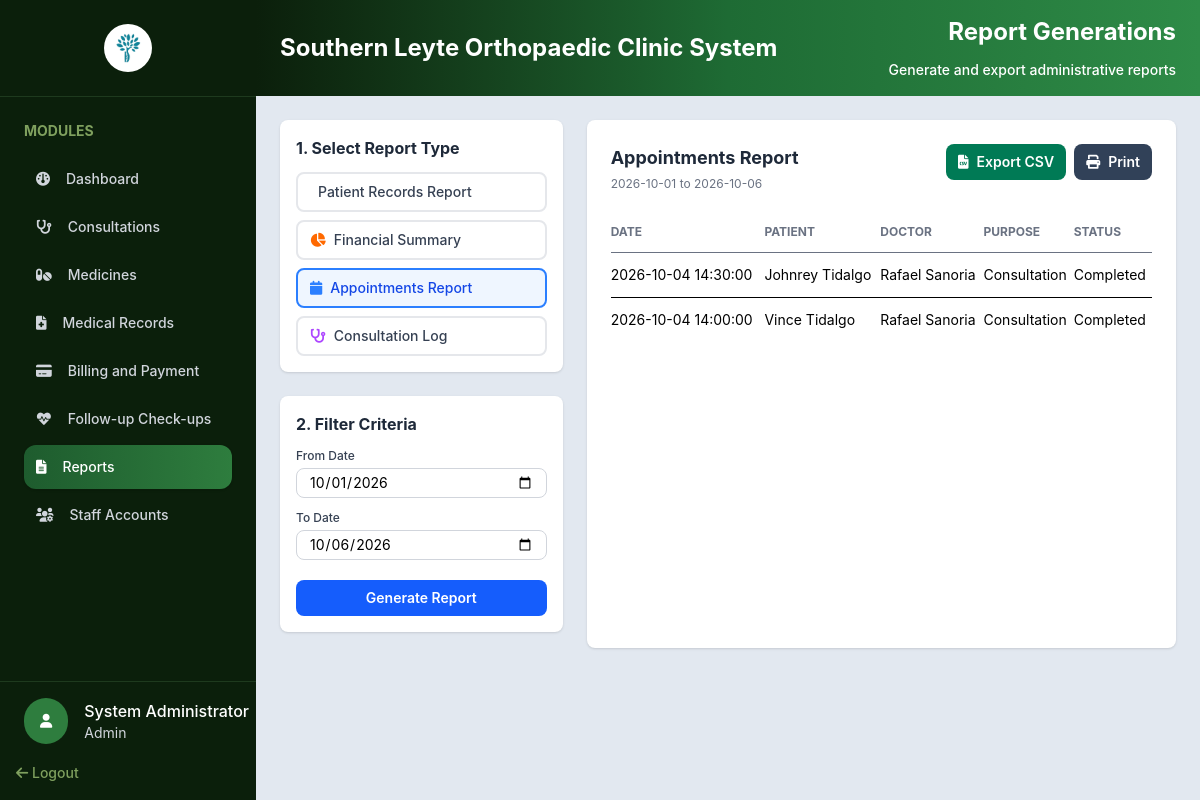
/admin/reports.php?report_type=appointments&from_date=2026-10-01&to_date=2026-10-06 (signed in), run on an earlier commit of the app's database.
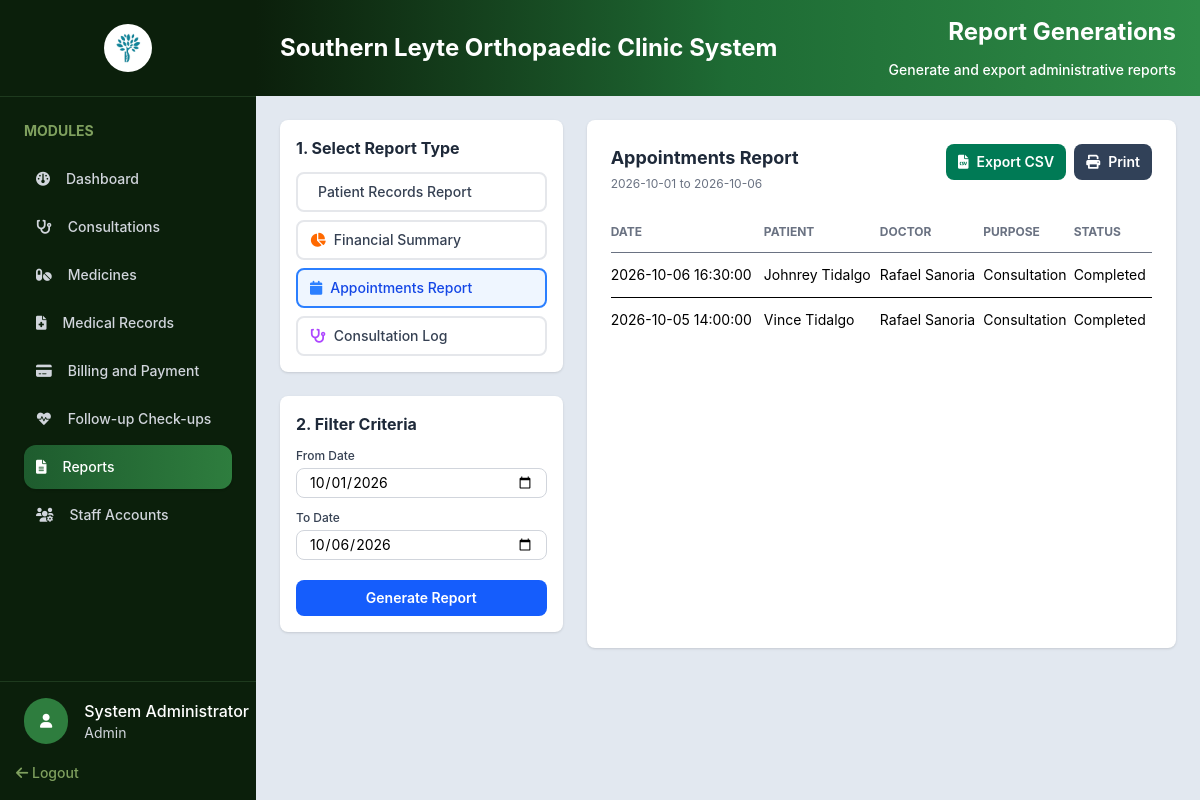
And on a later commit of the database.
### tables this page shows
CREATE TABLE `users` (
  `UserID` int UNSIGNED NOT NULL,
  `Username` varchar(50) NOT NULL,
  `PasswordHash` varchar(255) NOT NULL,
  `FirstName` varchar(100) NOT NULL,
  `LastName` varchar(100) NOT NULL,
  `Role` enum('Admin','Doctor','Receptionist','Staff','Patient') NOT NULL DEFAULT 'Receptionist',
  `IsDoctor` tinyint(1) NOT NULL DEFAULT '0',
  `Email` varchar(150) DEFAULT NULL,
  `Phone` varchar(30) DEFAULT NULL,
  `Status` enum('Active','Inactive') NOT NULL DEFAULT 'Active',
  `CreatedAt` timestamp NOT NULL DEFAULT CURRENT_TIMESTAMP
);

CREATE TABLE `appointments` (
  `AppointmentID` int UNSIGNED NOT NULL,
  `PatientID` int UNSIGNED NOT NULL,
  `DoctorID` int UNSIGNED NOT NULL,
  `AppointmentDate` date NOT NULL,
  `AppointmentTime` time NOT NULL,
  `meridiem` enum('AM','PM') DEFAULT NULL,
  `Purpose` varchar(255) NOT NULL,
  `ChiefComplaint` varchar(50) DEFAULT NULL,
  `Status` enum('Pending','Confirmed','Completed','Cancelled','Rescheduled') NOT NULL DEFAULT 'Pending',
  `Remarks` text,
  `CreatedAt` timestamp NOT NULL DEFAULT CURRENT_TIMESTAMP
);

### includes/auth.php (called while the page is built, shortened)
<?php
class SessionManager
{
    public static function isLoggedIn(): bool
    {
        return isset($_SESSION['user_id']) || isset($_SESSION['userId']) || isset($_SESSION['user']);
    }
    public static function getUser(PDO $pdo): ?array
    {
        $userId = $_SESSION['user_id'] ?? $_SESSION['userId'] ?? $_SESSION['user']['UserID'] ?? null;
        $statement = $pdo->prepare(
            'SELECT UserID AS user_id, Username AS username, FirstName AS first_name,
                    LastName AS last_name, Email AS email, Phone AS phone,
                    Role AS role, IsDoctor AS is_doctor, Status AS status, CreatedAt AS created_at
             FROM users WHERE UserID = ?'
        );
        $statement->execute([$userId]);
        return $statement->fetch(PDO::FETCH_ASSOC) ?: null;
    }
}

### php/fetch/fetch.php (called while the page is built, shortened)
<?php
function fetchAllData(PDO $pdo, string $query, array $params = []): array
{
    $stmt = $pdo->prepare($query);
    $stmt->execute($params);
    return $stmt->fetchAll(PDO::FETCH_ASSOC);
}

### admin/reports.php (the view, shortened to what the rows shown need)
<?php
require_once __DIR__ . '/../config/config.php';
require_once __DIR__ . '/../includes/auth.php';
require_once __DIR__ . '/../php/fetch/fetch.php';
$admin = SessionManager::getUser($pdo);
$reportTypes = [
    'patients' => 'Patient Records Report',
    'financial' => 'Financial Summary',
    'appointments' => 'Appointments Report',
    'consultations' => 'Consultation Log'
];
$reportType = $_GET['report_type'] ?? 'patients';
$reportType = array_key_exists($reportType, $reportTypes) ? $reportType : 'patients';
$fromDate = $_GET['from_date'] ?? date('Y-m-01');
$toDate = $_GET['to_date'] ?? date('Y-m-d');
$reportRows = [];
$reportError = null;
try {
    switch ($reportType) {
        case 'appointments':
            $reportRows = fetchAllData($pdo, '
                SELECT a.AppointmentDate, a.AppointmentTime,
                       CONCAT(p.FirstName, \' \', p.LastName) AS PatientName,
                       CONCAT(u.FirstName, \' \', u.LastName) AS DoctorName,
                       a.Purpose, a.Status
                FROM appointments a
                INNER JOIN patients p ON p.PatientID = a.PatientID
                LEFT JOIN users u ON u.UserID = a.DoctorID
                WHERE a.AppointmentDate BETWEEN ? AND ?
                ORDER BY a.AppointmentDate DESC, a.AppointmentTime DESC', [$fromDate, $toDate]);
            break;
    }
} catch (PDOException $e) {
    error_log('Reports query failed: ' . $e->getMessage());
    $reportError = 'Unable to load the selected report.';
}
function reportValue(mixed $value): string
{
    return htmlspecialchars((string) ($value ?? '—'), ENT_QUOTES, 'UTF-8');
}
?>
<!DOCTYPE html>
<html lang="en">
<head>
    <link rel="stylesheet" href="../assets/css/output.css">
    <link rel="stylesheet" href="../assets/css/global.css">
    <link rel="stylesheet" href="https://cdnjs.cloudflare.com/ajax/libs/font-awesome/6.0.0-beta3/css/all.min.css">
</head>
<body class="h-screen flex bg-slate-200 overflow-hidden">
    <?php include_once '../includes/sidebar.php'; ?>
    <section class="flex-1 min-h-0 flex flex-col overflow-hidden">
        <div
            class="flex items-center justify-between bg-gradient-to-r from-[#0b1f0b] via-[#1e6b34] to-[#2e8b47] px-6 py-4">
            <h1 class="text-2xl font-bold text-white">Southern Leyte Orthopaedic Clinic System</h1>
            <div class="flex flex-col gap-3 items-end">
                <h1 class="text-2xl font-bold text-white">Report Generations</h1>
            </div>
        </div>
        <div class="grid grid-cols-3 gap-6 min-h-0 overflow-auto p-6 space-y-4">
            <div class="space-y-6 col-span-1">
                <div class="bg-white rounded-lg p-4 shadow-sm">
                    <h2 class="text-base font-bold text-gray-800 mb-3">1. Select Report Type</h2>
                </div>
                <div class="bg-white rounded-lg p-4 shadow-sm col-span-1">
                    <h2 class="text-base font-bold text-gray-800 mb-3">2. Filter Criteria</h2>
                </div>
            </div>
            <div id="report-preview" class="bg-white rounded-lg p-6 shadow-sm col-span-2">
                <div class="flex items-start justify-between gap-4 mb-5">
                    <div>
                        <h2 class="text-lg font-bold text-gray-800"><?= reportValue($reportTypes[$reportType]) ?></h2>
                    </div>
                </div>
                <?php if ($reportError): ?>
                    <p class="text-sm text-red-600"><?= reportValue($reportError) ?></p>
                <?php else: ?>
                    <?php if (empty($reportRows)): ?>
                        <p class="text-sm text-gray-500">No records found for this date range.</p>
                    <?php else: ?>
                        <div class="overflow-x-auto">
                            <table class="w-full text-sm text-left">
                                <thead class="text-xs uppercase text-gray-500 border-b">
                                    <tr>
                                        <?php if ($reportType === 'patients'): ?>
                                            <th class="py-3">Patient ID</th>
                                            <th>Name</th>
                                            <th>Action</th>
                                        <?php elseif ($reportType === 'appointments'): ?>
                                            <th class="py-3">Date</th>
                                            <th>Patient</th>
                                            <th>Doctor</th>
                                            <th>Purpose</th>
                                            <th>Status</th>
                                            <?php endif; ?>
                                    </tr>
                                </thead>
                                <tbody>
                                    <?php foreach ($reportRows as $row): ?>
                                        <tr class="border-b last:border-0">
                                            <?php if ($reportType === 'patients'): ?>
                                                <td class="py-3"><?= reportValue($row['PatientCode']) ?></td>
                                                <td><?= reportValue($row['PatientName']) ?></td>
                                                <td>
                                                    <button type="button"
                                                        class="view-patient-report-btn bg-blue-700 text-white px-4 py-2 rounded hover:bg-blue-800"
                                                        data-patient-code="<?= reportValue($row['PatientCode']) ?>">
                                                        View Report
                                                    </button>
                                                </td>
                                            <?php elseif ($reportType === 'appointments'): ?>
                                                <td class="py-3">
                                                    <?= reportValue($row['AppointmentDate'] . ' ' . $row['AppointmentTime']) ?>
                                                </td>
                                                <td><?= reportValue($row['PatientName']) ?></td>
                                                <td><?= reportValue($row['DoctorName']) ?></td>
                                                <td><?= reportValue($row['Purpose']) ?></td>
                                                <td><?= reportValue($row['Status']) ?></td>
                                                <?php endif; ?>
                                        </tr>
                                    <?php endforeach; ?>
                                </tbody>
                            </table>
                        </div>
                    <?php endif; ?>
                <?php endif; ?>
            </div>
        </div>
    </section>
</body>
</html>

### includes/sidebar.php (shortened to what the rows shown need)
<div class="w-64 shrink-0 bg-[#0b1f0b] flex flex-col h-full">
    <div class="custom-scrollbar w-full p-6 overflow-y-auto flex-1 min-h-0">
        <h2 class="text-[#7fa05e] font-bold text-sm mb-4">MODULES</h2>
    </div>
    <div class="mt-auto">
        <div class="w-full border-t pt-4 pl-6 border-[#1e3a1e] flex items-center gap-4">
            <div>
                <?php if ($admin): ?>
                    <h1 class="text-white text-md font-medium">
                        <?= htmlspecialchars($admin['first_name']) ?>     <?= htmlspecialchars($admin['last_name']) ?>
                    </h1>
                    <h3 class="text-gray-300 text-sm"><?= htmlspecialchars($admin['role']) ?></h3>
                <?php endif; ?>
            </div>
        </div>
    </div>
</div>

What changed in the data, as far as the page shows it:
removed appointments: AppointmentDate+AppointmentTime "2026-10-04 14:30:00", PatientName "Johnrey Tidalgo", DoctorName "Rafael Sanoria", Purpose "Consultation", Status "Completed"
removed appointments: AppointmentDate+AppointmentTime "2026-10-04 14:00:00", PatientName "Vince Tidalgo", DoctorName "Rafael Sanoria", Purpose "Consultation", Status "Completed"
added appointments: AppointmentDate+AppointmentTime "2026-10-06 16:30:00", PatientName "Johnrey Tidalgo", DoctorName "Rafael Sanoria", Purpose "Consultation", Status "Completed"
added appointments: AppointmentDate+AppointmentTime "2026-10-05 14:00:00", PatientName "Vince Tidalgo", DoctorName "Rafael Sanoria", Purpose "Consultation", Status "Completed"
